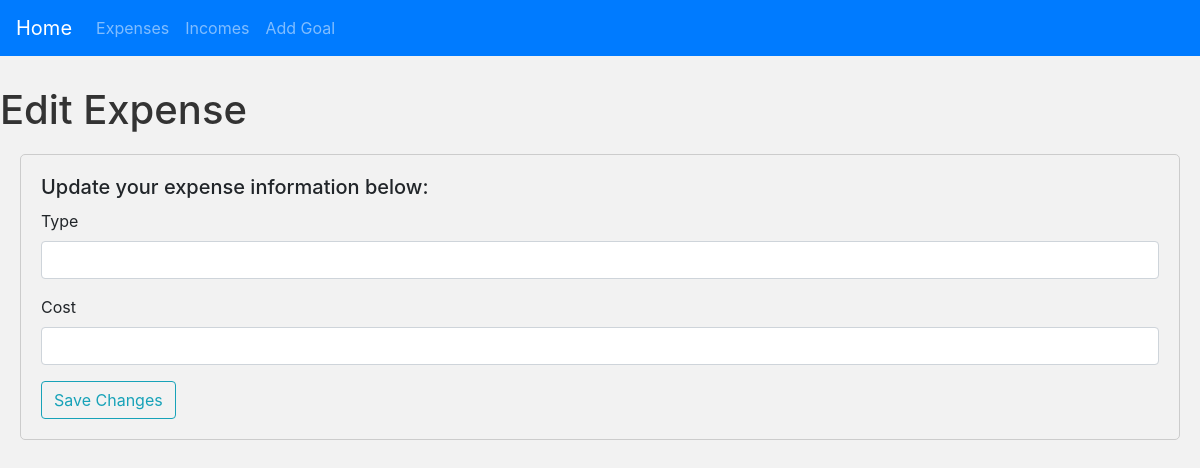
/expenses/edit_expense/1, run on an earlier commit of the app's database.
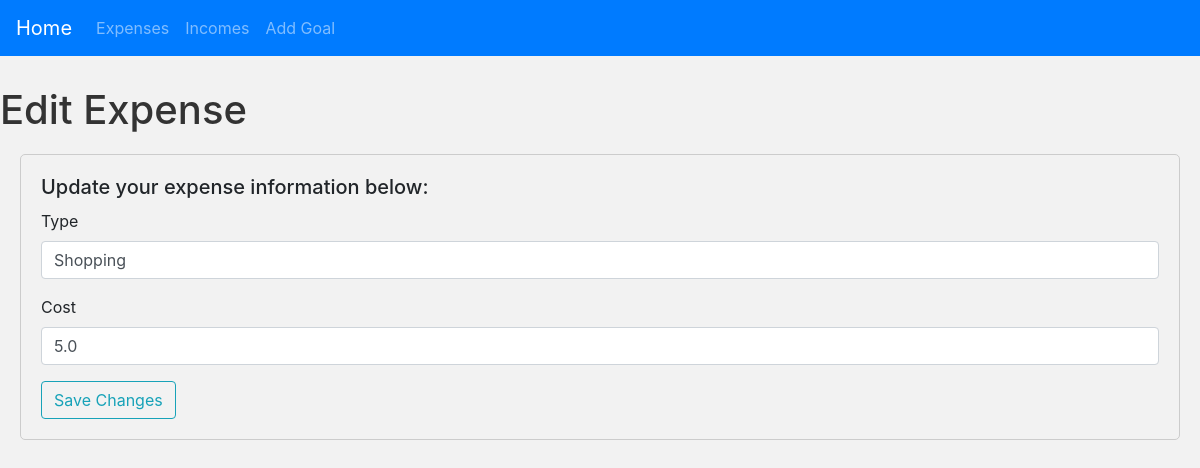
And on a later commit of the database.
### app/models.py (models this page shows)
class Expenses(db.Model):
    Expense_id = db.Column(db.Integer, primary_key=True)
    type = db.Column(db.String(500))
    cost = db.Column(db.Float)
    date = db.Column(db.Date)

### app/views.py (the view, shortened to what this page needs)
@app.route('/expenses/edit_expense/<int:expense_id>', methods=['GET', 'POST'])
def edit_expense(expense_id):
    expense = Expenses.query.get(expense_id)
    form = ExpensesForm(obj=expense)
    return render_template('edit_expense.html', form=form, expense=expense)

### app/forms.py
class ExpensesForm(FlaskForm):
    type = StringField('Type', validators=[DataRequired()])
    cost = FloatField('Cost', validators=[DataRequired()])

### app/templates/edit_expense.html (shortened to what this page needs)
{% extends "expenses.html" %}
{% block content %}
<h1>Edit Expense</h1>
<div class="form-container">
    <h5>Update your expense information below:</h5>
    <form method="POST" action="{{ expense.id }}">
        <div class="form-group">
            {{ form.type.label(class="form-control-label") }}
            {{ form.type(class="form-control") }}
        </div>
        <div class="form-group">
            {{ form.cost.label(class="form-control-label") }}
            {{ form.cost(class="form-control") }}
        </div>
        <button type="submit" class="btn btn-outline-info">Save Changes</button>
    </form>
</div>
{% endblock %}

What changed in the data, as far as the page shows it:
added Expenses: type "Shopping", cost "5.0"
